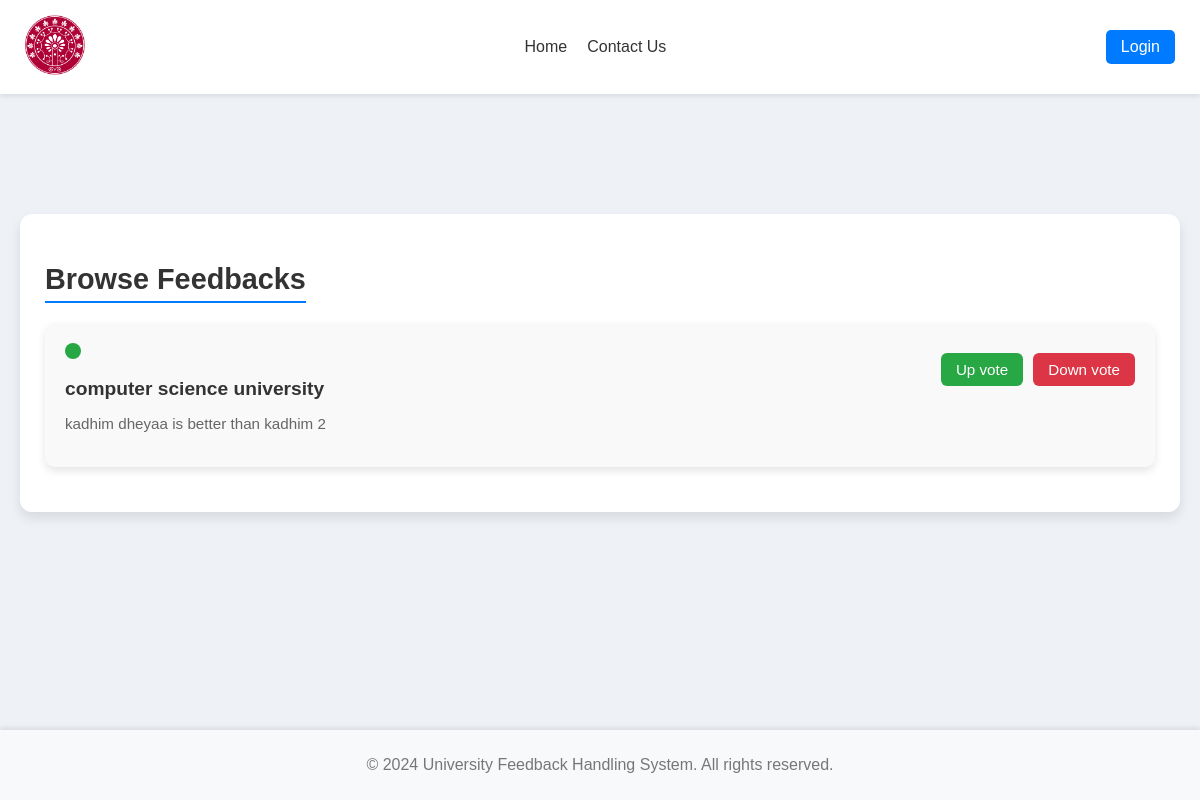
Screenshot of /browes-feedbacks with the database file from the repository.
### feedbacks/models.py (models this page shows, shortened)
class Feedback(models.Model):
    user = models.ForeignKey(User, on_delete=models.CASCADE)  # Link feedback to a user
    topic = models.CharField(max_length=100)  # Topic of feedback
    message = models.TextField()  # Feedback message
    created_at = models.DateTimeField(auto_now_add=True)  # Auto-set creation date

### pages/views.py (the view)
# urls.py: path("browes-feedbacks",views.browes, name ="browes_feedbacks"),
def browes(request):
    feedback_list = Feedback.objects.all()  # Optional: To display existing feedbacks
    return render(request, 'pages/browes_feedbacks.html', {'feedback_list': feedback_list})

### templates/pages/browes_feedbacks.html (shortened to what this page needs)
{% extends 'parts/base.html' %}
{% load static %}
{% load widget_tweaks %}
{% block css_files %}
    <link rel="stylesheet" href="{% static "browes_feedbacks.css" %}">
{% endblock %}
{% block content %}
    <div class="section">
        <h2>Browse Feedbacks</h2>
        {% for feedback in feedback_list %}
            <div class="complaint">
                <div class="feedback_flex">
                    <div class="status-circle status-open"></div>
                    <div class="content">
                        <h3>{{feedback.topic}}</h3>
                        <p>{{feedback.message}}</p>
                    </div>
                </div>
                <div class="actions">
                    <button class="upvote">Up vote</button>
                    <button class="downvote">Down vote</button>
                </div>
            </div>
        {% endfor %}
{% endblock %}

### static/base.css (style rules this page uses)
html, body { height:100%; margin: 0; font-family: Arial, sans-serif; background-color: #eef2f7; }

### static/browes_feedbacks.css (style rules this page uses)
.section { margin-bottom: 30px; padding: 25px; background-color: #fff; border-radius: 12px; box-shadow: 0 6px 12px rgba(0, 0, 0, 0.1); transition: transform 0.2s ease; }
.section h2 { margin-bottom: 20px; font-size: 1.8rem; color: #333; border-bottom: 2px solid #007BFF; display: inline-block; padding-bottom: 5px; }
.complaint { display: flex; flex-wrap: wrap; align-items: flex-start; justify-content:space-between; padding: 20px; background-color: #f9f9f9; margin-bottom: 20px; border-radius: 10px; box-shadow: 0 4px 8px rgba(0, 0, 0, 0.1); transition: box-shadow 0.3s ease, transform 0.2s ease; }
.complaint .status-circle { width: 16px; height: 16px; border-radius: 50%; margin-right: 15px; flex-shrink: 0; }
.complaint .status-open { background-color: #28a745; }
.complaint .content h3 { font-size: 1.2rem; color: #333; margin-bottom: 10px; }
.complaint .content p { font-size: 0.95rem; color: #666; }
.complaint .actions { display: flex; gap: 10px; margin-top: 10px; }
.complaint .actions button { padding: 8px 15px; border: none; border-radius: 6px; cursor: pointer; font-size: 0.95rem; transition: background-color 0.3s ease; }
.complaint .actions .upvote { background-color: #28a745; color: white; }
.complaint .actions .downvote { background-color: #dc3545; color: white; }

### rows the page displays
Feedback: topic "computer science university", message "kadhim dheyaa is better than kadhim 2"
